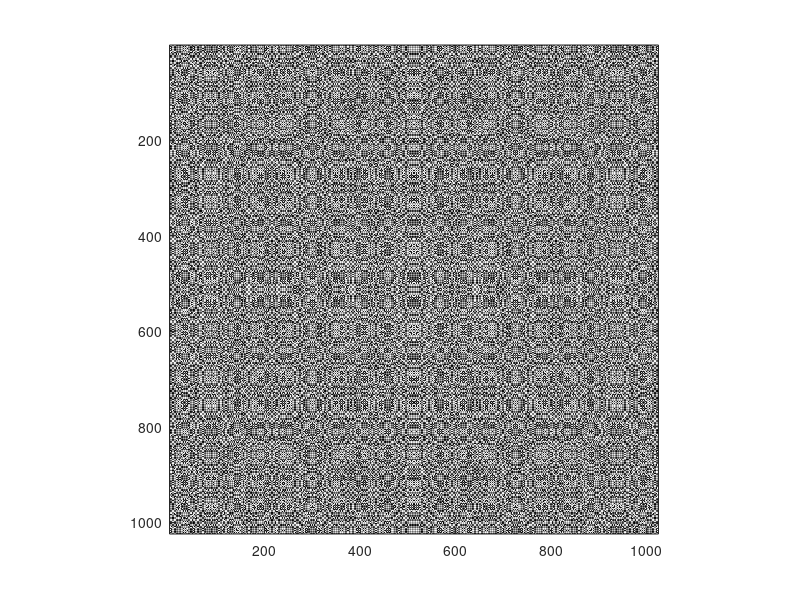

The MATLAB script that drew this image:
% 参数设置
N = 1024;  % 图像大小
lambda = 532e-9;  % 波长（532 nm, 绿色光）
k = 2 * pi / lambda;  % 波数
f = 0.5;  % 焦距（假设为1000单位）
z = 0;  % 透镜的中心位置
[x, y] = meshgrid(linspace(-N, N, N));  % 生成坐标网格

% 计算球透镜相位
r2 = x.^2 + y.^2;  % 半径平方
phi = exp(1i * k / (2 * f) * r2);  % 球透镜的相位变化

% 显示结果
imagesc(angle(phi));  % 显示相位图像
colormap("gray");  % 设置颜色映射
axis image;  % 保持纵横比

